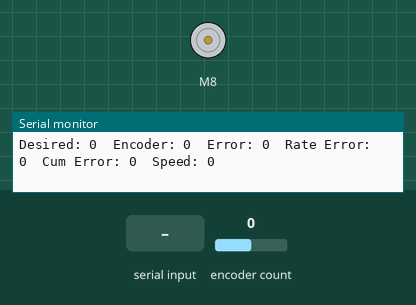
This sketch was run on a simulated Arduino Uno, built with avr-gcc and run on an emulated ATmega328P. On the bench: DC motor (green arrow = forward, orange = backward, longer = faster), the last lines printed to the serial monitor. The test bench sets the inputs (shaded band); at power-on: encoder count 0.

Above: at 1.2 s.
1.3 s: encoder count set to 1
At 1.5 s:
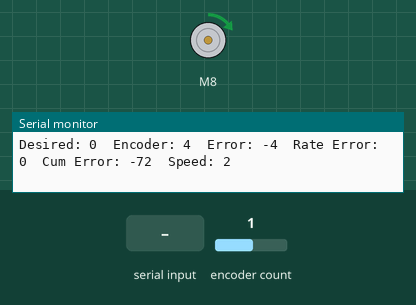
4.3 s: encoder count set to 5
6.3 s: "90,45\n" received over Serial
9.3 s: encoder count set to 6
At 10.1 s:
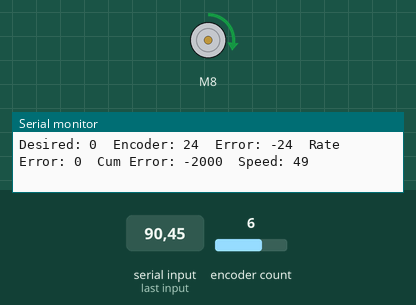
Timing chart, 0 to 12.3 s (numbered marks = the images above; inputs shaded):
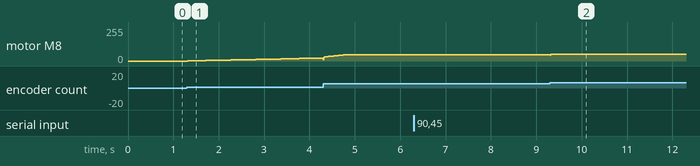

The sketch:

Robot_Arm_Controller2.ino
```cpp
// Library
#include <Encoder.h>
#include <L298N.h>

// PID Control
double kp = 0.4;
double kd = 1.2;
double ki = 0.02;

// Pin Assignment
int m_ena_1 = 9;
int m_in1_1 = 8;
int m_in2_1 = 7;
int e_en2 = 6;
int e_en1 = 5;

// Object Declaration
L298N motor(m_ena_1, m_in1_1, m_in2_1);
Encoder enc(e_en1, e_en2);

// Global Variables
int interval = 10;
long previousMillis = 0;
int desiredPos = 0;
long error = 0;
long prevError = 0;
long rateError = 0;
long cumError = 0;
//int baseSpeedRest = 40;
//int baseSpeedMove = 25;
//long previousEnc = 0;
//bool move = false;

void setup() {

  Serial.begin(115200);
}

void loop() {

  unsigned long currentMillis = millis();
  long currEnc = enc.read();
  // float currDeg = currEnc / 3200.0 * 360.0;
  // while (currDeg <= -360) currDeg += 360.0;
  // while (currDeg >= 360) currDeg -= 360.0;
  // if (currDeg > 180) currDeg -= 360.0;
  // if (currDeg < -180) currDeg += 360.0;


  if(currentMillis - previousMillis > interval){

    //int baseSpeed = 25;

    // if(move){
    //   if (abs(previousEnc - currEnc) > 3) baseSpeed = baseSpeedMove;
    //   else baseSpeed = baseSpeedRest;
    // }
    // else{
    //   move = true;
    // }

    error = desiredPos - currEnc;
    rateError = error - prevError;
    cumError = cumError + error;
    if (cumError > 2000) cumError = 2000;
    if (cumError < -2000) cumError = -2000;

    //int speed = kp * abs(error) - kd * abs(rateError);
    int speed = kp * abs(error);
    if (speed > 70) speed = 70;
    speed = speed - kd * abs(rateError) + ki * abs(cumError);
    if (speed > 100) speed = 100;
    if (speed < 0) speed = 0;

    if(error > 0){
      motor.setSpeed(speed);
      motor.backward();
    }
    else{
      motor.setSpeed(speed);
      motor.forward();
    }

    // int speed = baseSpeed + 30 * abs(error) / 3200;

    // if(error > 0){
    //   motor.setSpeed(speed);
    //   motor.backward();
    // }
    // else{
    //   motor.setSpeed(speed);
    //   motor.forward();
    // }

    // motor.setSpeed(baseSpeed);
    // motor.backward();

    // if (currEnc > -3200){
    //   motor.setSpeed(200);
    //   motor.forward();
    // }
    // else{
    //   motor.setSpeed(0);
    //   motor.forward();
    // }

    Serial.print("Desired: ");
    Serial.print(desiredPos);
    Serial.print("\tEncoder: ");
    Serial.print(currEnc);
    Serial.print("\tError: ");
    Serial.print(error);
    Serial.print("\tRate Error: ");
    Serial.print(rateError);
    Serial.print("\tCum Error: ");
    Serial.print(cumError);
    // Serial.print("\tBase Speed: ");
    // Serial.print(baseSpeed);
    Serial.print("\tSpeed: ");
    Serial.println(speed);

    // Serial.print("\tPosition: ");
    // Serial.println(currDeg);

    previousMillis = currentMillis;
    prevError = error;
    //previousEnc = currEnc;
  }

  if(Serial.available()){

    //baseSpeed = Serial.parseInt();
    desiredPos = Serial.parseInt();
  }
}
```

Measured:
- after the input at 1.3 s, motor M8: moves from stopped to forward 22/255 over 2.9 s, starting at once
- after the input at 9.3 s, motor M8: forward 48/255 → forward 49/255 at once
